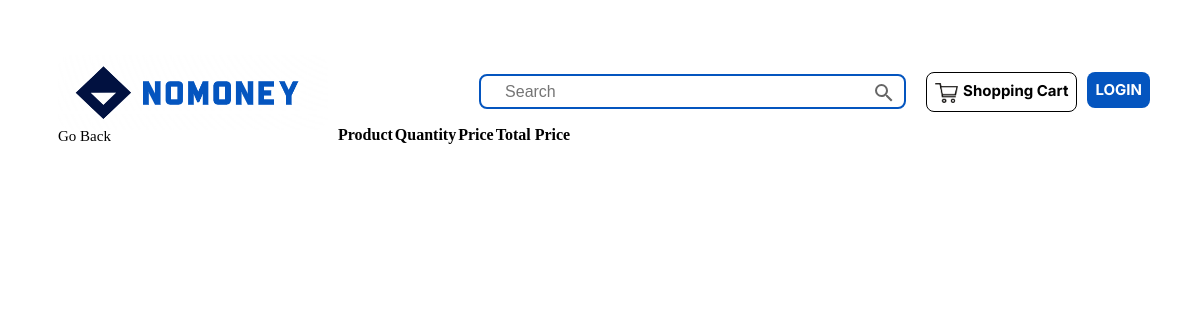
/order_detail/8, run on an earlier commit of the app's database.
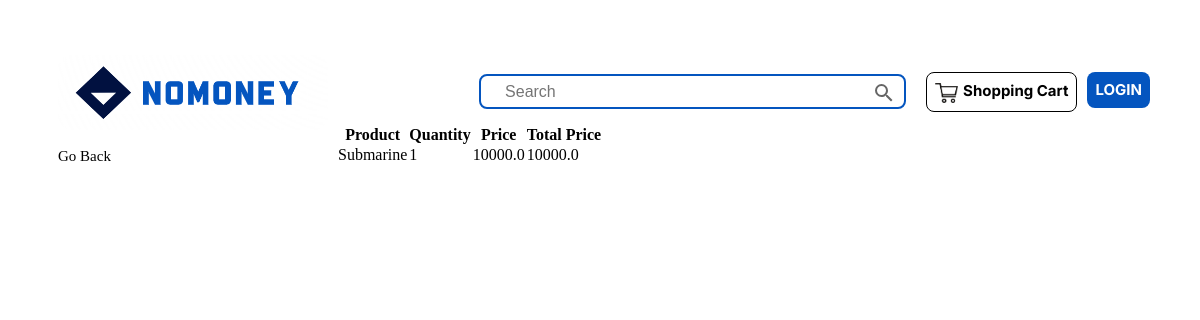
And on a later commit of the database.
### goods/models.py (models this page shows, shortened)
class Product(models.Model):
    image = models.ImageField(upload_to='image')
    product_id = models.IntegerField(null=True)
    product_name = models.CharField(max_length=255, null=True)
    price = models.FloatField(null=True)
    quantity = models.IntegerField(null=True)
    sum_price = models.FloatField(null=True)

### goods/views.py (the view)
# urls.py: path("order_detail/<int:ordered>", views.order_detail, name="order_detail"),
def order_detail(request, ordered):
    orderdetail = Product.objects.filter(ordered=ordered)
    template = loader.get_template('shop/order_detail.html')
    context = {
        'orderdetail': orderdetail
    }
    return HttpResponse(template.render(context, request))

### goods/templates/shop/order_detail.html (shortened to what this page needs)
{% extends "master.html" %}
{% block content %}
    <table class="table">
        <thead>
            <tr>
                <th>Product</th>
                <th>Quantity</th>
                <th>Price</th>
                <th>Total Price</th>
            </tr>
        </thead>
        <tbody>
            {% for item in orderdetail %}
                <tr>
                    <td>{{ item.product_name }}</td>
                    <td>{{ item.quantity }}</td>
                    <td>{{ item.price }}</td>
                    <td>{{ item.sum_price }}</td>
                </tr>
            {% endfor %}
        </tbody>
    </table>
    <a href="{% url 'ordered_list' %}">Go Back</a>
{% endblock %}

What changed in the data, as far as the page shows it:
added Product: product_name "Submarine", quantity "1", price "10000.0", sum_price "10000.0"
